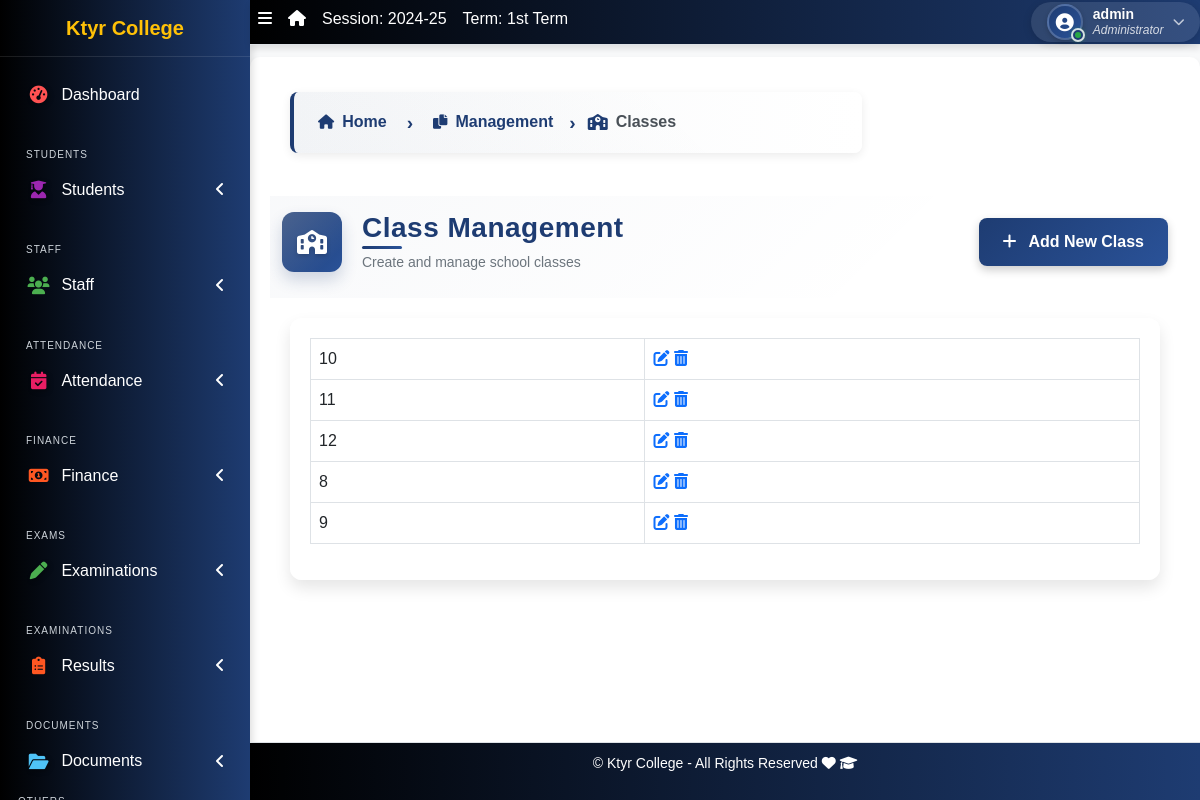
Screenshot of /class/list/ (signed in) with the database file from the repository.
### apps/corecode/models.py (models this page shows, shortened)
class AcademicSession(models.Model):
    name = models.CharField(max_length=200, unique=True)
    current = models.BooleanField(default=True)
    class Meta:
        ordering = ["-name"]

class AcademicTerm(models.Model):
    name = models.CharField(max_length=20, unique=True)
    current = models.BooleanField(default=True)
    class Meta:
        ordering = ["name"]

class CollegeProfile(models.Model):
    college_name = models.CharField(max_length=255)
    college_address = models.TextField()
    college_email = models.EmailField()
    college_phone = models.CharField(max_length=15)
    college_logo = models.ImageField(upload_to='college_logos/', blank=True, null=True)
    established_year = models.PositiveIntegerField()
    principal_name = models.CharField(max_length=255)
    college_type = models.CharField(max_length=50, choices=[
        ('Government', 'Government'),
        ('Private', 'Private'),
        ('Semi-Government', 'Semi-Government'),
    ])
    admin_email = models.EmailField()
    admin_contact = models.CharField(max_length=15)
    facebook_link = models.URLField(blank=True, null=True)
    twitter_link = models.URLField(blank=True, null=True)
    linkedin_link = models.URLField(blank=True, null=True)

class StudentClass(models.Model):
    name = models.CharField(max_length=200, unique=True)
    class Meta:
        verbose_name = "Class"
        verbose_name_plural = "Classes"
        ordering = ["name"]
    def __str__(self):
        return self.name

### apps/corecode/views.py (the view)
# urls.py: path("class/list/", ClassListView.as_view(), name="classes"),
class ClassListView(LoginRequiredMixin, SuccessMessageMixin, ListView):
    model = StudentClass
    template_name = "corecode/class_list.html"
    def get_context_data(self, **kwargs):
        context = super().get_context_data(**kwargs)
        context["form"] = StudentClassForm()
        return context

### apps/corecode/context_processors.py (called while the page is built)
def site_defaults(request):
    current_session = AcademicSession.objects.get(current=True)
    current_term = AcademicTerm.objects.get(current=True)
    vals = SiteConfig.objects.all()
    contexts = {
        "current_session": current_session.name,
        "current_term": current_term.name,
    }
    for val in vals:
        contexts[val.key] = val.value
    return contexts

def global_college_profile(request):
    try:
        profile = CollegeProfileModel.objects.first()
    except CollegeProfileModel.DoesNotExist:
        profile = None
    return {'profile': profile}

### apps/corecode/templates/corecode/class_list.html (shortened to what this page needs)
{% extends 'base.html' %}
{% load widget_tweaks %}
{% block breadcrumb-left %}
<div class="breadcrumb-container">
  <nav aria-label="breadcrumb">
    <ol class="breadcrumb breadcrumb-chevron">
      <li class="breadcrumb-item">
        <a href="{% url 'home' %}" class="text-decoration-none fw-bold">
          <i class="fas fa-home"></i> Home
        </a>
      </li>
      <li class="breadcrumb-item">
        <a href="#" class="text-decoration-none fw-bold">
          <i class="fas fa-copy"></i> Management
        </a>
      </li>
      <li class="breadcrumb-item active" aria-current="page">
        <i class="fas fa-school"></i> Classes
      </li>
    </ol>
  </nav>
</div>
{% endblock breadcrumb-left %}
{% block title-icon %}fas fa-school{% endblock title-icon %}
{% block title %}Class Management{% endblock title %}
{% block subtitle %}Create and manage school classes{% endblock subtitle %}
{% block page-actions %}
<a class="btn btn-primary" href="#" id="addClassBtn">
  <i class="fas fa-plus me-2"></i> Add New Class
</a>
{% endblock page-actions %}
{% block content %}
  <div class="row">
    <div class="col-sm-12">
        <table class="table table-bordered">
          <tbody>
            {% for object in object_list %}
            <tr>
              <td>{{ object }}</td>
              <td><a href="{% url 'class-update' object.id %}"><i
                    class="fa fa-edit"></i></a> <a
                  href="{% url 'class-delete' object.id %}"><i
                    class="fa fa-trash-alt"></i></a></td>
            </tr>
            {% endfor %}
          </tbody>
        </table>
    </div>
  </div>
{% endblock content %}

### templates/base.html (shortened to what this page needs)
{% load static %}
<!DOCTYPE html>
<html lang="en">
<head>
  <link rel="stylesheet" href="{% static 'dist/css/preload.css' %}">
  <link rel="stylesheet" href="{% static 'plugins/fontawesome-free/css/all.min.css' %}">
  <link rel="stylesheet" href="{% static 'plugins/toastr/toastr.min.css' %}">
<link rel="stylesheet" href="https://cdn.jsdelivr.net/npm/bootstrap-icons/font/bootstrap-icons.css">
    <link rel="stylesheet" href="https://cdnjs.cloudflare.com/ajax/libs/font-awesome/6.5.0/css/all.min.css">
  <link rel="stylesheet"
    href="{% static 'plugins/overlayScrollbars/css/OverlayScrollbars.min.css' %}">
  <link rel="stylesheet" href="{% static 'plugins/Datatables/datatables.min.css' %}" />
  <link rel="stylesheet" href="{% static 'dist/css/adminlte.min.css' %}">
  <link rel="stylesheet" href="https://cdnjs.cloudflare.com/ajax/libs/font-awesome/6.0.0-beta3/css/all.min.css">
  <link rel="stylesheet" href="https://cdn.jsdelivr.net/npm/bootstrap@5.3.0/dist/css/bootstrap.min.css">
  <link rel="stylesheet" href="{% static 'dist/css/style.css' %}">
  <link rel="stylesheet" href="{% static 'dist/css/sidebar-fix.css' %}">
</head>
<body class="hold-transition sidebar-mini layout-fixed layout-navbar-fixed layout-footer-fixed">
  <div class="wrapper">
    <nav class="main-header navbar navbar-expand navbar-dark">
      <ul class="navbar-nav">
        <li class="nav-item">
          <a class="nav-link" data-widget="pushmenu" href="#" role="button"><i
              class="fas fa-bars"></i></a>
        </li>
        <li class="nav-item d-none d-sm-inline-block">
          <a href="{% url 'home' %} " class="nav-link"><i class="fa fa-home"></i></a>
        </li>
        <li class="nav-item d-none d-sm-inline-block">
          <a href="{% url 'current-session' %}" class="nav-link">Session: {{ current_session }}</a>
        </li>
        <li class="nav-item d-none d-sm-inline-block">
          <a href="{% url 'current-session' %}" class="nav-link">Term: {{ current_term }}</a>
        </li>
      </ul>
      <ul class="navbar-nav ml-auto">
        <li class="nav-item dropdown user-menu position-static position-md-relative">
          <a class="nav-link dropdown-toggle user-dropdown-toggle" href="#" role="button" data-bs-toggle="dropdown" aria-expanded="false" id="userDropdown">
            <div class="user-avatar-container">
              <div class="user-avatar">
                <i class="fas fa-user-circle"></i>
              </div>
              <span class="user-status-indicator online" title="Online"></span>
            </div>
            <div class="user-info d-none d-md-inline-block">
              <span class="user-name">{{ request.user.username }}</span>
              <span class="user-role">{% if request.user.is_superuser %}Administrator{% else %}Staff{% endif %}</span>
            </div>
            <i class="fas fa-chevron-down user-dropdown-icon d-none d-md-inline-block"></i>
          </a>
        </li>
      </ul>
    </nav>
    <aside class="main-sidebar sidebar-dark-primary">
      <a href="{% url 'home' %}" class="brand-link">{{ profile.college_name | default:"MySchool" }}</a>
<div class="sidebar">
  <nav class="mt-2">
      <ul class="nav nav-pills nav-sidebar flex-column" data-widget="treeview" role="menu" data-accordion="false">
          <li class="nav-item">
              <a href="{% url 'home' %}" class="nav-link {% if request.resolver_match.url_name == 'home' %}active{% endif %}">
                  <i class="nav-icon fas fa-tachometer-alt" style="color: #ff5733; text-shadow: 2px 2px 5px rgba(0, 0, 0, 0.3);"></i>
                  <p>Dashboard</p>
              </a>
          </li>
          <li class="nav-header">Students</li>
          <li class="nav-item has-treeview  {% if request.resolver_match.url_name in 'student-list student-create student-details  ' %}menu-open{% endif %}">
              <a href="#" class="nav-link  " >
                  <i class="nav-icon fas fa-user-graduate" style="color: #3399ff; text-shadow: 2px 2px 5px rgba(0, 0, 0, 0.3);"></i>
                  <p>Students<i class="fas fa-angle-left right"></i></p>
              </a>
          </li>
          <li class="nav-header">Staff</li>
          <li class="nav-item has-treeview  {% if request.resolver_match.url_name in 'staff-list non-teaching-staffs-list' %}menu-open{% endif %}">
              <a href="#" class="nav-link">
                  <i class="nav-icon fas fa-users" style="color: #9933ff;"></i>
                  <p>Staff<i class="fas fa-angle-left right"></i></p>
              </a>
          </li>
          <li class="nav-header">Attendance</li>
            <li class="nav-item has-treeview {% if request.resolver_match.url_name in 'attendance_list holiday_list' %}menu-open{% endif %}">
                <a href="#" class="nav-link">
                    <i class="nav-icon fas fa-calendar-check" style="color: #ffcc00; text-shadow: 2px 2px 5px rgba(0, 0, 0, 0.3);"></i>
                    <p>Attendance<i class="fas fa-angle-left right"></i></p>
                </a>
            </li>
          <li class="nav-header">Finance</li>
          <li class="nav-item has-treeview {% if request.resolver_match.url_name in 'invoice-list' %}menu-open{% endif %}">
              <a href="#" class="nav-link">
                  <i class="nav-icon fas fa-money-bill-alt" style="color: #66ccff;"></i>
                  <p>
                      Finance
                      <i class="fas fa-angle-left right"></i>
                  </p>
              </a>
          </li>
          <li class="nav-header">Exams</li>
          <li class="nav-item has-treeview">
              <a href="#" class="nav-link">
                  <i class="nav-icon fas fa-pen" style="color: #ff6600; text-shadow: 2px 2px 5px rgba(0, 0, 0, 0.3);"></i>
                  <p>Examinations<i class="fas fa-angle-left right"></i></p>
              </a>
          </li>
          <li class="nav-header">Examinations</li>
          <li class="nav-item has-treeview">
              <a href="#" class="nav-link">
                  <i class="nav-icon fas fa-clipboard-list" style="color: #ff5050;"></i>
                  <p>Results<i class="fas fa-angle-left right"></i></p>
              </a>
          </li>
          <li class="nav-header">Documents</li>
          <li class="nav-item has-treeview">
              <a href="#" class="nav-link">
                  <i class="nav-icon fas fa-folder-open" style="color: #9933ff; text-shadow: 2px 2px 5px rgba(0, 0, 0, 0.3);"></i>
                  <p>Documents<i class="fas fa-angle-left right"></i></p>
              </a>
          </li>
          <ul class="nav nav-pills nav-sidebar flex-column" data-widget="treeview" role="menu" data-accordion="false">
            <li class="nav-header">Others</li>
        </ul>
      </ul>
  </nav>
</div>
    </aside>
    <div class="content-wrapper">
      <section class="content-header">
        <div class="container-fluid">
          <div class="row mb-1">
            <div class="col-sm-8">
              {% block breadcrumb-left %}{% endblock breadcrumb-left %}
            </div>
            <div class="col-sm-4">
            </div>
          </div>
        </div>
      </section>
      <div class="page-title-section">
        <div class="container-fluid">
          <div class="row align-items-center">
            <div class="col-md-8">
              <div class="page-title-container">
                <div class="page-title-icon">
                  <i class="{% block title-icon %}fas fa-file-alt{% endblock title-icon %}"></i>
                </div>
                <div class="page-title-content">
                  <h1 class="page-title">{% block title %}{% endblock title %}</h1>
                  <p class="page-subtitle">{% block subtitle %}{% endblock subtitle %}</p>
                </div>
              </div>
            </div>
            <div class="col-md-4">
              <div class="page-actions text-md-end">
                {% block page-actions %}{% endblock page-actions %}
              </div>
            </div>
          </div>
        </div>
      </div>
      <section class="content" >
        <div class="container-fluid">
          <div class="row">
            <div class="col-md-12">
              {% block fullcard %}
              <div class="card">
                <div class="card-body">
                  <div class="row">
                    <div class="col">
                      {% block content %}
                      {% endblock content %}
                    </div>
                  </div>
                </div>
              </div>
              {% endblock fullcard %}
            </div>
          </div>
        </div>
      </section>
    </div>
    <footer class="main-footer">
      <p>&copy; {{ profile.college_name | default:"MySchool" }} - All Rights Reserved
      <i class="fas fa-heart"></i>
      <i class="fas fa-graduation-cap"></i></p>
    </footer>
  </div>
</body>
</html>

### templates/base.html (style rules this page uses)
body { visibility: hidden; font-family: 'Poppins', sans-serif !important; background-color: #f8f9fa !important; margin: 0 !important; padding: 0 !important; height: 100% !important; overflow-x: hidden !important; }
.navbar { background: linear-gradient(90deg, black, #1E3C72) !important; color: white !important; }
.sidebar, .main-sidebar { background: linear-gradient(90deg, black, #1E3C72) !important; color: white !important; }

### rows the page displays
AcademicSession: name "2024-25"
AcademicTerm: name "1st Term"
CollegeProfile: college_name "Ktyr College"
StudentClass: name "10"
StudentClass: name "11"
StudentClass: name "12"
StudentClass: name "8"
StudentClass: name "9"

### other values shown
{{ request.user.username }} "admin"
